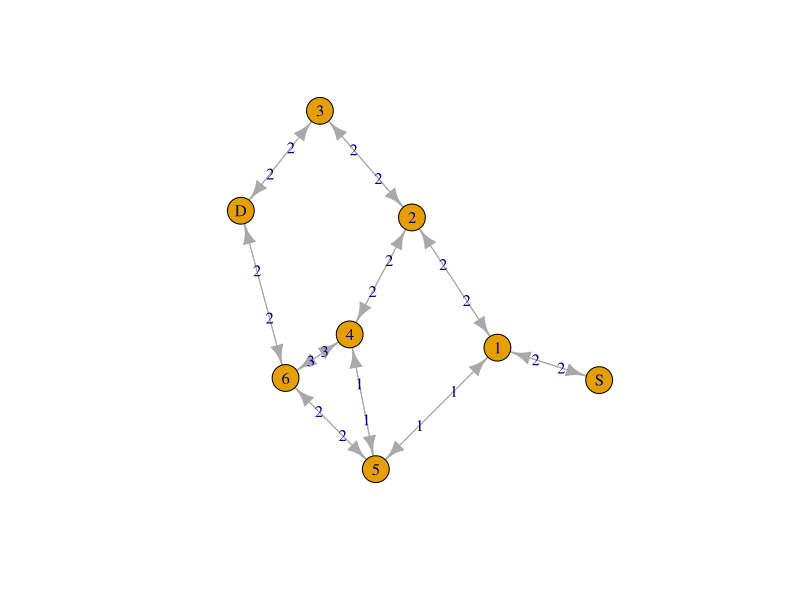
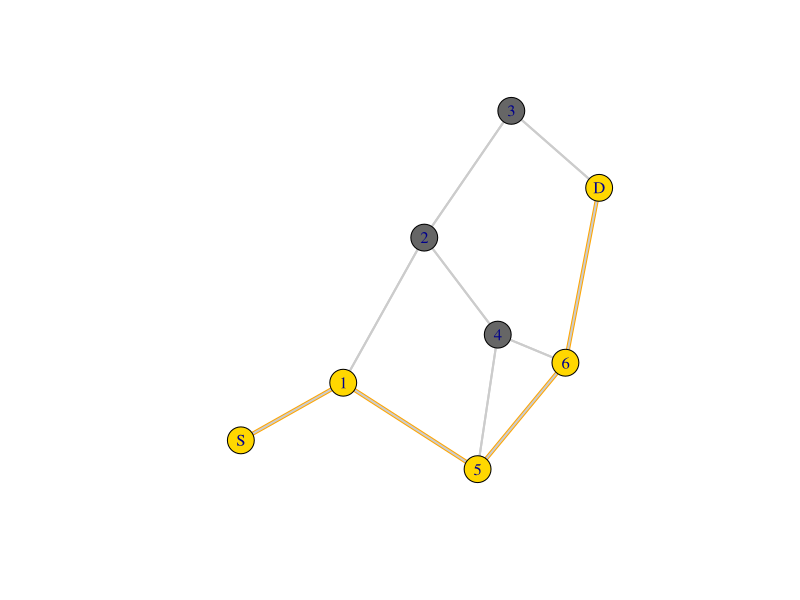

These figures' R source, in order:
library(igraph)
metro <- matrix(
              c(0,2,0,0,0,0,0,0,
                2,0,2,0,0,1,0,0,
                0,2,0,2,2,0,0,0,
                0,0,2,0,0,0,0,2,
                0,0,2,0,0,1,3,0,
                0,1,0,0,1,0,2,0,
                0,0,0,0,3,2,0,2,
                0,0,0,2,0,0,2,0),
              byrow=T, ncol=8)
rownames(metro) <- colnames(metro) <- c("S",1:6,"D")

# Graph 인접 함수 Weight는 가중치가 들어 있다는 의미...
ig1 <- graph.adjacency(metro, mode="directed", weighted=TRUE)
plot(ig1, edge.label=E(ig1)$weight)

# Distance 인접 함수를 사용하여, 최단 거리를 구함.
# S로 부터 T까지 이동하는 것.
ShortPth_metro <- get.shortest.paths(ig1, "S", "D", mode="all", output="both")
ecol <- rep("gray80", ecount(ig1))
ecol[unlist(ShortPth_metro$epath)] <- "orange"
ew_1 <- rep(2, ecount(ig1))
ew_1[unlist(ShortPth_metro$epath)] <- 4
vcol <- rep("gray40", vcount(ig1))
vcol[unlist(ShortPth_metro$vpath)] <- "gold"
plot(ig1, vertex.color=vcol, edge.color=ecol, edge.width=ew_1, edge.arrow.mode=0)
shortest.paths(ig1,"S")
